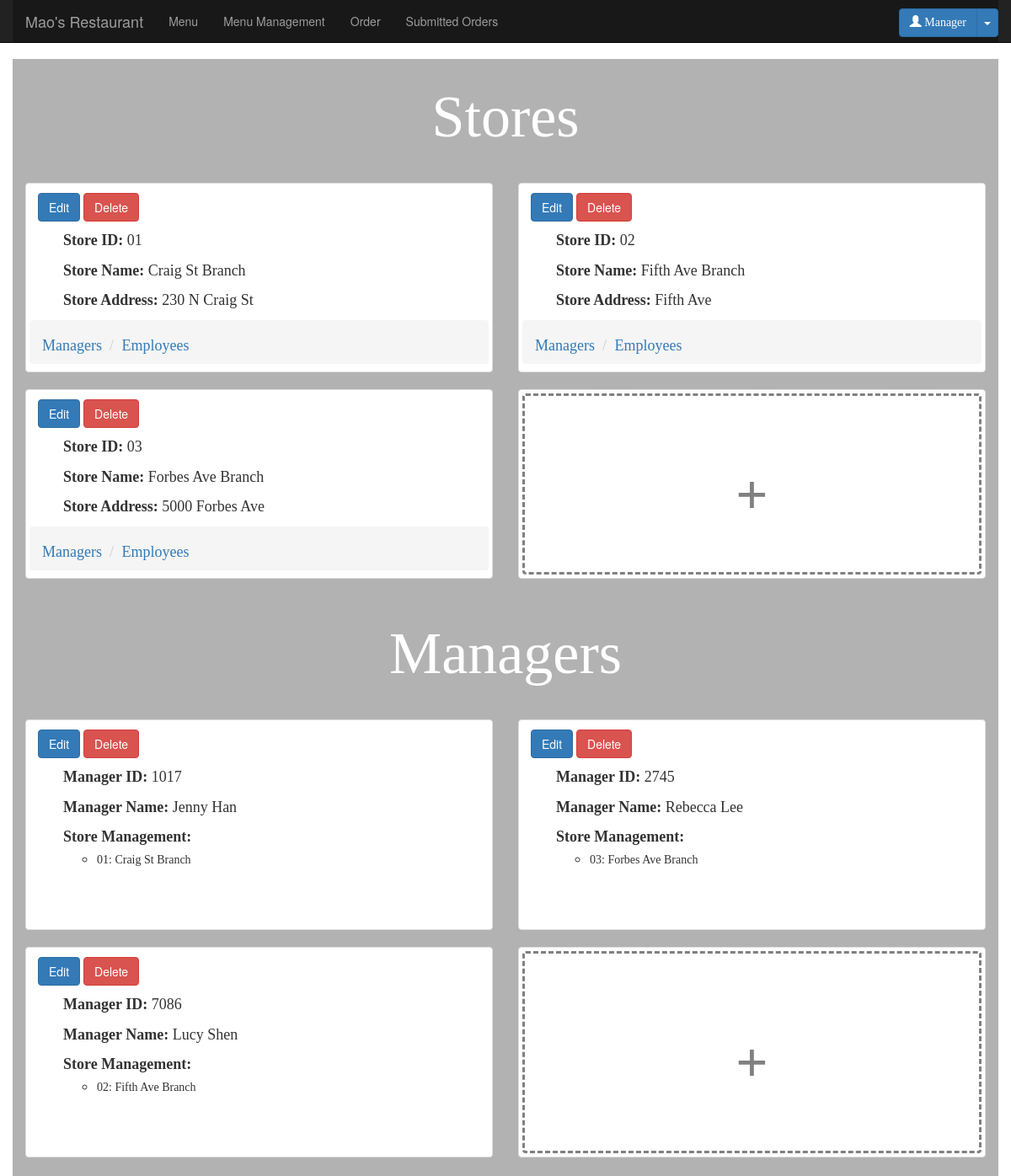
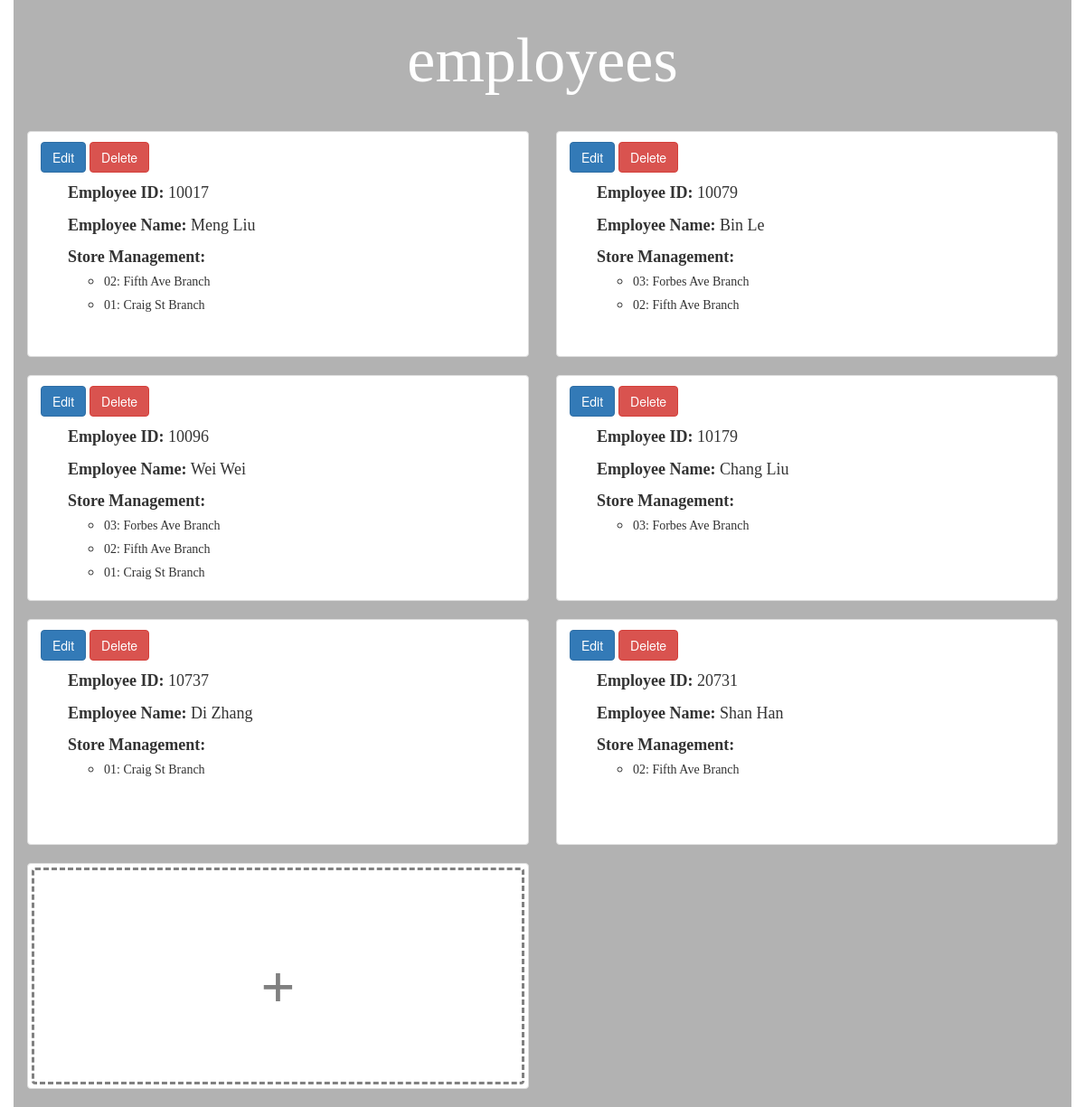
The page /store_manager_employee/ on the database its author committed (2 pictures, top to bottom).
### menuserver/models.py (models this page shows, shortened)
class Stores(models.Model):
    store_id = models.CharField(max_length = 100, unique=True)
    name = models.CharField(max_length = 200)
    address = models.CharField(max_length = 500)
    class Meta:
        verbose_name = 'store'
        verbose_name_plural = 'stores'

class Managers(models.Model):
    stores = models.ManyToManyField(Stores)
    name = models.CharField(max_length = 100)
    manager_id = models.CharField(max_length = 100, unique=True)
    class Meta:
        db_table = 'Manager'
        verbose_name = 'manager'
        verbose_name_plural = 'managers'

class Employees(models.Model):
    stores = models.ManyToManyField(Stores)
    name = models.CharField(max_length = 100)
    employee_id = models.CharField(max_length = 100, unique=True)
    class Meta:
        verbose_name = 'employee'
        verbose_name_plural = 'employees'

### menuserver/views.py (the view, shortened to what this page needs)
# urls.py: url(r'^store_manager_employee/', views.store_manager_employee, name='Management'),
def store_manager_employee(request):
    if request.method == 'GET':
        stores = Stores.objects.order_by('store_id')
        managers = Managers.objects.order_by('manager_id')
        employees = Employees.objects.order_by('employee_id')
        return render(request, 'menuserver/store_manager_employee.html', {'stores' : stores, 'managers' : managers, 'employees' : employees})

### menuserver/templates/menuserver/store_manager_employee.html (shortened to what this page needs)
<!DOCTYPE html>
{% load staticfiles %}
<html>
<head>
  <link rel="stylesheet" type="text/css" href="https://maxcdn.bootstrapcdn.com/bootstrap/3.3.5/css/bootstrap.min.css">
  <link rel="stylesheet" type="text/css" href="https://maxcdn.bootstrapcdn.com/font-awesome/4.4.0/css/font-awesome.min.css">
  <link rel="stylesheet" type="text/css" href="{% static 'css/store_manager_employee.css' %}">
</head>
<body>
  <nav class="navbar navbar-inverse navbar-fixed-top">
    <div class="container">
      <div class="navbar-header">
        <a href="/main/" class="navbar-brand">Mao's Restaurant</a>
      </div>
      <div class="collapse navbar-collapse" id="bs-nav-demo">
        <ul class="nav navbar-nav">
          <li class="top"><a href="/menu/">Menu</a></li>
          <li class="top"><a href="/menu_management/">Menu Management</a></li>
          <li class="top"><a href="/order/">Order</a></li>
          <li class="top"><a href="/submitted_order/">Submitted Orders</a></li>
        </ul>
        <ul class="nav navbar-nav navbar-right">
          <li id="identity">
            <div class="btn-group">
              <a class="btn btn-primary" href="#"><i class="glyphicon glyphicon-user"></i> Manager</a>
              <a class="btn btn-primary dropdown-toggle" data-toggle="dropdown" href="#"><span class="caret"></span></a>
            </div>
          </li>
        </ul>
      </div>
    </div>
  </nav>
  <div class="container">
    <div class="store-part">
    <h1 class="stores">
      Stores
    </h1>
    <div class="row">
      {% if stores %}
      {% for s in stores %}
      <div class="col-lg-6">
        <div class="thumbnail store-thumbnail">
          <div class="store-block">
            <div class="buttons">
              <form action='/store_manager_employee/' method='POST'>
                <a href="/store/" class="edit">
                  <button class="btn btn-primary" id="edit" type="submit" name="change-store" value="edit">Edit</button>
                </a>
                <a href="/store_manager_employee/" class="delete">
                  <button class="btn btn-danger" id="delete" type="submit" name="change-store" value="delete">Delete</button>
                </a>
              </form>
            </div>
            <ul class="store-ul">
              <li class="store-id line-style"><b>Store ID:</b> {{s.store_id}}</li>
              <li class="store-name line-style"><b>Store Name:</b> {{s.name}}</li>
              <li class="store-address line-style"><b>Store Address:</b> {{s.address}}</li>
            </ul>
            <div class="dropdown">
              <ul class="breadcrumb dropdown-toggle" id="dropdownMenu1" data-toggle="dropdown" aria-haspopup="true" aria-expanded="true">
                <li><a href="#" class="order-title">Managers</a> </li>
                <li><a href="#" class="order-title">Employees</a> </li>
              </ul>
            </div>
            </div>
          </div>
        </div>
        {% endfor %}
        {% endif %}
        <div class="col-lg-6">
          <div class="thumbnail add-block store-thumbnail">
            <a href="/store/" class="add-store">
              <button class="btn btn-default add-s" name="add-store">+</button>
            </a>
          </div>
        </div>
      </div>
    </div>
    <div class="manager-part">
    <h1 class="managers">
      Managers
    </h1>
    <div class="row">
      {% if managers %}
      {% for m in managers %}
      <div class="col-lg-6">
        <div class="thumbnail manager-thumbnail">
          <div class="manager-block">
            <div class="buttons">
              <form action='/store_manager_employee/' method='POST'>
                <a href="/manager/" class="edit">
                  <button class="btn btn-primary" id="edit" type="submit" name="change-manager" value="edit">Edit</button>
                </a>
                <a href="/store_manager_employee/" class="delete">
                  <button class="btn btn-danger" id="delete" type="submit" name="change-manager" value="delete">Delete</button>
                </a>
              </form>
            </div>
            <ul class="manager-ul">
              <li class="manager-id line-style"><b>Manager ID:</b> {{m.manager_id}}</li>
              <li class="manager-name line-style"><b>Manager Name:</b> {{m.name}}</li>
              <li class="manager-stores line-style">
                <div class="store-management"><b>Store Management:</b></div>
                <ul class="store-management-ul">
                  {% for ms in m.stores.all %}
                  <li class="store-id-name"><span class="store-id">{{ms.store_id}}: </span> <span class="store-name">{{ms.name}}</span> </li>
                  {% endfor %}
                </ul>
              </li>
            </ul>
            </div>
          </div>
        </div>
        {% endfor %}
        {% endif %}
        <div class="col-lg-6">
          <div class="thumbnail manager-thumbnail add-block-m">
            <a href="/manager/" class="add-manager">
              <button class="btn btn-default add-m">+</button>
            </a>
          </div>
        </div>
      </div>
    </div>
    <div class="employee-part">
    <h1 class="employees">
      employees
    </h1>
    <div class="row">
      {% if employees %}
      {% for e in employees %}
      <div class="col-lg-6">
        <div class="thumbnail manager-thumbnail">
          <div class="manager-block">
            <div class="buttons">
              <form action='/store_manager_employee/' method='POST'>
                <a href="/employee/" class="edit">
                  <button class="btn btn-primary" id="edit" type="submit" name="change-employee" value="edit">Edit</button>
                </a>
                <a href="/store_manager_employee/" class="delete">
                  <button class="btn btn-danger" id="delete" type="submit" name="change-employee" value="delete">Delete</button>
                </a>
              </form>
            </div>
              <ul class="manager-ul">
                <li class="manager-id line-style"><b>Employee ID:</b> {{e.employee_id}}</li>
                <li class="manager-name line-style"><b>Employee Name:</b> {{e.name}}</li>
                <li class="manager-stores line-style">
                  <div class="store-management"><b>Store Management:</b></div>
                  <ul class="store-management-ul">
                    {% for es in e.stores.all %}
                    <li class="store-id-name"><span class="store-id">{{es.store_id}}: </span> <span class="store-name">{{es.name}}</span> </li>
                    {% endfor %}
                  </ul>
                </li>
              </ul>
            </div>
          </div>
        </div>
        {% endfor %}
        {% endif %}
        <div class="col-lg-6">
          <div class="thumbnail manager-thumbnail add-block-m">
            <a href="/employee/" class="add-manager">
              <button class="btn btn-default add-m">+</button>
            </a>
          </div>
        </div>
      </div>
    </div>
  </div>
</body>
</html>

### menuserver/static/css/store_manager_employee.css (style rules this page uses)
body { padding-top: 70px; background: url("https://images.unsplash.com/photo-1559847844-5315695dadae?ixlib=rb-1.2.1&auto=format&fit=crop&w=1480&q=80"); background-size: 100%; background-attachment: fixed; background-repeat： no-repeat; }
.store-management-ul { width: 100%; margin-bottom: 10px; }
li:not(.top):not(.store-id-name) { font-family: Avenir Next; margin-top: 10px; font-size: 18px; }
.buttons { margin-top: 7px; margin-bottom: 7px; }
.line-style { list-style-type:none; }
.store-thumbnail { height: 225px; }
.manager-thumbnail { height:250px; }
.store-id { font-size: 14px; }
.store-name { font-size:14px; }
#edit { margin-left: 10px; }
h1 { font-family: chalkduster; font-size: 70px; font-weight: 500; color: white; padding-top: 10px; text-align: center; padding-bottom: 30px; }
.container { background-color: rgba(0, 0, 0, 0.3); }
.add-s { height: 215px; width: 545px; border:dashed gray; font-size: 70px; color:gray; }
.add-m { height: 240px; width: 545px; border:dashed gray; font-size: 70px; color:gray; }

### rows shown on the page
Stores: store_id "01", name "Craig St Branch", address "230 N Craig St"
Stores: store_id "02", name "Fifth Ave Branch", address "Fifth Ave"
Stores: store_id "03", name "Forbes Ave Branch", address "5000 Forbes Ave"
Managers: manager_id "1017", name "Jenny Han"
Managers: manager_id "2745", name "Rebecca Lee"
Managers: manager_id "7086", name "Lucy Shen"
Employees: employee_id "10017", name "Meng Liu"
Employees: employee_id "10079", name "Bin Le"
Employees: employee_id "10096", name "Wei Wei"
Employees: employee_id "10179", name "Chang Liu"
Employees: employee_id "10737", name "Di Zhang"
Employees: employee_id "20731", name "Shan Han"
